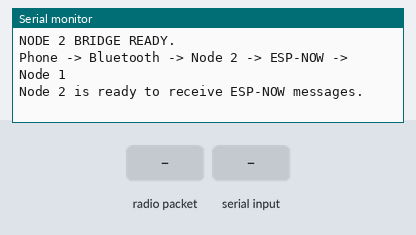
A sketch run on a simulated ESP32. Shown: the last lines printed to the serial monitor. Inputs (shaded band) come from the test bench. Nothing arrives over Bluetooth unless stated.

Above: at 2.2 s.
2.3 s: radio packet "1" arrives
At 3.1 s:
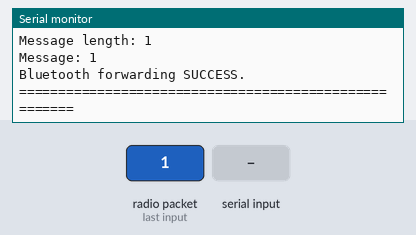
3.8 s: "1" received over the second serial link
At 4.2 s:
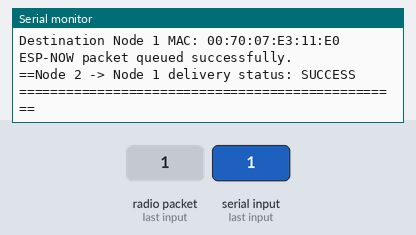
5.3 s: radio packet "0" arrives
At 6.5 s:
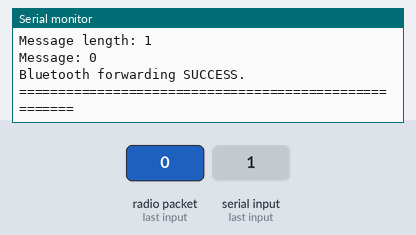
6.8 s: "2" received over the second serial link
At 7.8 s:
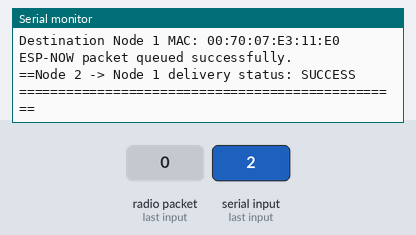
Timing chart, 0 to 9.3 s (numbered marks = the images above; inputs shaded):
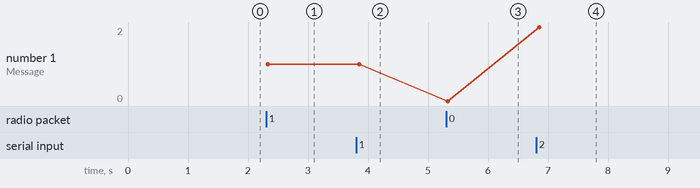

The sketch:

ESP32_2.ino
```cpp
#include <WiFi.h>
#include <esp_now.h>
#include <BluetoothSerial.h>
#include <string.h>

#define ESPNOW_CHANNEL 6
#define NODE_NAME "NODE_2"
#define MAX_DATA_LEN 240
#define BLUETOOTH_MESSAGE_TIMEOUT 50

// --------------------------------------------------
// BLUETOOTH
// --------------------------------------------------

BluetoothSerial SerialBT;

// --------------------------------------------------
// NODE 1 MAC ADDRESS
// This is the destination when Node 2 sends to Node 1.
// --------------------------------------------------

uint8_t peerAddress[] = {
  0x00, 0x70, 0x07, 0xE3, 0x11, 0xE0
};

// --------------------------------------------------
// ESP-NOW RECEIVE BUFFER
// --------------------------------------------------

uint8_t espNowBuffer[MAX_DATA_LEN];
uint8_t espNowSourceMac[6];

volatile int espNowLength = 0;
volatile bool espNowMessageReady = false;

portMUX_TYPE mux = portMUX_INITIALIZER_UNLOCKED;

// --------------------------------------------------
// BLUETOOTH RECEIVE BUFFER
// --------------------------------------------------

uint8_t bluetoothBuffer[MAX_DATA_LEN];

int bluetoothLength = 0;
unsigned long lastBluetoothByteTime = 0;

// --------------------------------------------------
// PRINT MAC ADDRESS
// --------------------------------------------------

void printMac(const uint8_t* mac) {

  for (int i = 0; i < 6; i++) {
    Serial.printf("%02X", mac[i]);

    if (i < 5) {
      Serial.print(":");
    }
  }
}

// --------------------------------------------------
// ESP-NOW SEND CALLBACK
// --------------------------------------------------

void onDataSent(
    const wifi_tx_info_t* txInfo,
    esp_now_send_status_t status
) {

  (void)txInfo;

  Serial.print("Node 2 -> Node 1 delivery status: ");

  if (status == ESP_NOW_SEND_SUCCESS) {
    Serial.println("SUCCESS");
  } else {
    Serial.println("FAILED");
  }
}

// --------------------------------------------------
// ESP-NOW RECEIVE CALLBACK
// --------------------------------------------------

void onDataReceived(
    const esp_now_recv_info_t* info,
    const uint8_t* data,
    int len
) {

  if (info == nullptr ||
      info->src_addr == nullptr ||
      data == nullptr ||
      len <= 0) {
    return;
  }

  if (len > MAX_DATA_LEN) {
    len = MAX_DATA_LEN;
  }

  portENTER_CRITICAL(&mux);

  memcpy(
      espNowBuffer,
      data,
      len
  );

  memcpy(
      espNowSourceMac,
      info->src_addr,
      6
  );

  espNowLength = len;
  espNowMessageReady = true;

  portEXIT_CRITICAL(&mux);
}

// --------------------------------------------------
// SEND BLUETOOTH DATA THROUGH ESP-NOW
// Phone -> Node 2 -> Node 1
// --------------------------------------------------

void sendBluetoothData() {

  if (bluetoothLength <= 0) {
    return;
  }

  int messageLength = bluetoothLength;

  Serial.println();
  Serial.println("========== NODE 2: BLUETOOTH -> ESP-NOW ==========");

  Serial.print("Message: ");

  for (int i = 0; i < messageLength; i++) {
    Serial.print((char)bluetoothBuffer[i]);
  }

  Serial.println();

  Serial.print("Destination Node 1 MAC: ");
  printMac(peerAddress);
  Serial.println();

  esp_err_t result = esp_now_send(
      peerAddress,
      bluetoothBuffer,
      messageLength
  );

  if (result == ESP_OK) {
    Serial.println("ESP-NOW packet queued successfully.");
  } else {
    Serial.print("ESP-NOW ERROR: ");
    Serial.println(result);
  }

  Serial.println("===================================================");

  bluetoothLength = 0;
}

// --------------------------------------------------
// FORWARD ESP-NOW DATA TO BLUETOOTH
// Node 1 -> Node 2 -> Phone
// --------------------------------------------------

void forwardEspNowToBluetooth() {

  uint8_t localBuffer[MAX_DATA_LEN];
  uint8_t localSourceMac[6];

  int localLength = 0;

  portENTER_CRITICAL(&mux);

  if (!espNowMessageReady) {
    portEXIT_CRITICAL(&mux);
    return;
  }

  localLength = espNowLength;

  memcpy(
      localBuffer,
      espNowBuffer,
      localLength
  );

  memcpy(
      localSourceMac,
      espNowSourceMac,
      6
  );

  espNowMessageReady = false;

  portEXIT_CRITICAL(&mux);

  Serial.println();
  Serial.println("========== NODE 2: ESP-NOW PACKET RECEIVED ==========");

  Serial.print("Sender MAC: ");
  printMac(localSourceMac);
  Serial.println();

  Serial.print("Message length: ");
  Serial.println(localLength);

  Serial.print("Message: ");

  for (int i = 0; i < localLength; i++) {
    Serial.print((char)localBuffer[i]);
  }

  Serial.println();

  if (SerialBT.hasClient()) {

    size_t sent = SerialBT.write(
        localBuffer,
        localLength
    );

    if (sent == (size_t)localLength) {
      Serial.println("Bluetooth forwarding SUCCESS.");
    } else {
      Serial.println("Bluetooth forwarding FAILED.");
    }

  } else {

    Serial.println("No Bluetooth phone connected to Node 2.");

  }

  Serial.println("======================================================");
}

// --------------------------------------------------
// SETUP
// --------------------------------------------------

void setup() {

  Serial.begin(115200);
  delay(1000);

  Serial.println();
  Serial.println("==========================================");
  Serial.println("         ResQMesh NODE 2 BRIDGE");
  Serial.println("==========================================");

  Serial.print("Node name: ");
  Serial.println(NODE_NAME);

  // ------------------------------------------------
  // START WI-FI FIRST
  // ------------------------------------------------

  if (!WiFi.mode(WIFI_STA)) {
    Serial.println("ERROR: Failed to start Wi-Fi station mode.");
    return;
  }

  while (!WiFi.STA.started()) {
    delay(100);
  }

  // Set channel after the station has started.
  int channelResult = WiFi.setChannel(ESPNOW_CHANNEL);

  if (channelResult != 0) {
    Serial.print("ERROR: Failed to set Wi-Fi channel. Code: ");
    Serial.println(channelResult);
    return;
  }

  Serial.print("Own MAC (Node 2): ");
  Serial.println(WiFi.macAddress());

  Serial.print("Actual Wi-Fi channel: ");
  Serial.println(WiFi.channel());

  // ------------------------------------------------
  // START BLUETOOTH CLASSIC
  // ------------------------------------------------

  if (!SerialBT.begin("ResQMesh_NODE_2")) {
    Serial.println("ERROR: Bluetooth initialization failed.");
    return;
  }

  Serial.println("Bluetooth started successfully.");
  Serial.println("Bluetooth device name: ResQMesh_NODE_2");

  // ------------------------------------------------
  // INITIALIZE ESP-NOW
  // ------------------------------------------------

  if (esp_now_init() != ESP_OK) {
    Serial.println("ERROR: ESP-NOW initialization failed.");
    return;
  }

  Serial.println("ESP-NOW initialized successfully.");

  // ------------------------------------------------
  // REGISTER CALLBACKS
  // ------------------------------------------------

  esp_now_register_send_cb(onDataSent);
  esp_now_register_recv_cb(onDataReceived);

  // ------------------------------------------------
  // ADD NODE 1 AS PEER
  // ------------------------------------------------

  esp_now_peer_info_t peerInfo = {};

  memcpy(
      peerInfo.peer_addr,
      peerAddress,
      6
  );

  peerInfo.channel = ESPNOW_CHANNEL;
  peerInfo.encrypt = false;

  if (esp_now_add_peer(&peerInfo) != ESP_OK) {
    Serial.println("ERROR: Failed to add Node 1 peer.");
    return;
  }

  Serial.println("Node 1 peer added successfully.");

  Serial.print("Destination peer MAC (Node 1): ");
  printMac(peerAddress);
  Serial.println();

  Serial.println();
  Serial.println("NODE 2 BRIDGE READY.");
  Serial.println("Phone -> Bluetooth -> Node 2 -> ESP-NOW -> Node 1");
  Serial.println("Node 2 is ready to receive ESP-NOW messages.");
  Serial.println();
}

// --------------------------------------------------
// MAIN LOOP
// --------------------------------------------------

void loop() {

  // -----------------------------------------------
  // RECEIVE DATA FROM PHONE OVER BLUETOOTH
  // -----------------------------------------------

  while (SerialBT.available()) {

    int incomingByte = SerialBT.read();

    if (incomingByte < 0) {
      continue;
    }

    if (bluetoothLength < MAX_DATA_LEN) {

      bluetoothBuffer[bluetoothLength++] =
          (uint8_t)incomingByte;

      lastBluetoothByteTime = millis();

    } else {

      Serial.println("Bluetooth message too long.");
      bluetoothLength = 0;
    }
  }

  // -----------------------------------------------
  // WAIT FOR THE END OF THE BLUETOOTH MESSAGE
  // -----------------------------------------------

  if (
      bluetoothLength > 0 &&
      millis() - lastBluetoothByteTime >=
          BLUETOOTH_MESSAGE_TIMEOUT
  ) {
    sendBluetoothData();
  }

  // -----------------------------------------------
  // FORWARD ESP-NOW MESSAGES TO THE PHONE
  // -----------------------------------------------

  forwardEspNowToBluetooth();

  delay(5);
}
```

Measured:
- after the input at 2.3 s, the serial monitor: prints a new line at once (image 1)
- after the input at 3.8 s, the serial monitor: prints a new line after 0.05 s (image 2)
- after the input at 5.3 s, the serial monitor: prints a new line at once (image 3)
- after the input at 6.8 s, the serial monitor: prints a new line after 0.06 s (image 4)
